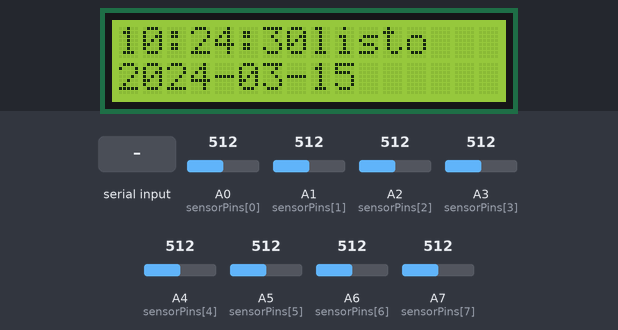
Simulated run of this sketch. Board: Arduino Mega 2560, built with avr-gcc and run on an emulated ATmega2560. Parts: 16×2 character LCD. The test bench sets the inputs (shaded band); at power-on: A0 (sensorPins[0]) = 512, A1 (sensorPins[1]) = 512, A2 (sensorPins[2]) = 512, A3 (sensorPins[3]) = 512, A4 (sensorPins[4]) = 512, A5 (sensorPins[5]) = 512, A6 (sensorPins[6]) = 512, A7 (sensorPins[7]) = 512. The local clock reads 2024-03-15 10:24:30 at power-on unless the sketch sets it; storage starts empty; what the sketch prints to the serial monitor is not drawn.

Above: at 0.2 s.
At 1.3 s:
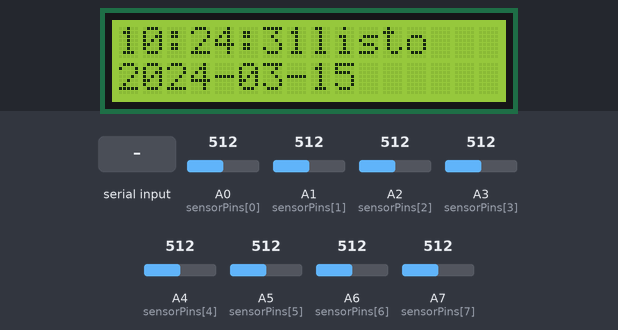
1.4 s: "SET=\n" received over Serial
At 3.5 s:
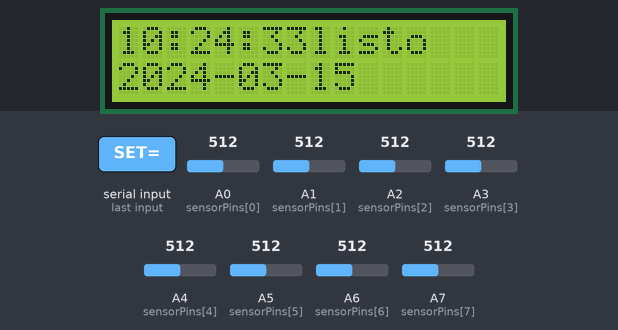
Timing chart, 0 to 5.0 s (numbered marks = the images above; inputs shaded):
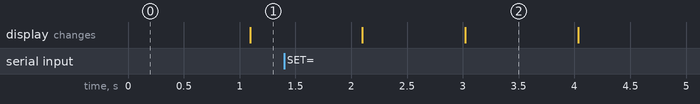

The sketch:

mega_fecha_sd_bluetooth.ino
```cpp
/*  Id;Fecha;Hora;s1…s8  → SD + envío BT (HC-05)  */
#define SET_RTC_ONCE 0
#include <Wire.h>
#include <LiquidCrystal_I2C.h>
#include <RTClib.h>
#include <SPI.h>
#include <SD.h>
#include <SoftwareSerial.h>

/* ---- Pines ---- */
const uint8_t PIN_SD_CS = 53;      // CS lector SD (Mega)
const uint8_t BT_RX_PIN = 17;      // HC-05  TX → RX17
const uint8_t BT_TX_PIN = 16;      // Mega  TX16 → RX HC-05
const uint8_t sensorPins[8] = {A0,A1,A2,A3,A4,A5,A6,A7};

/* ---- Objetos ---- */
LiquidCrystal_I2C lcd(0x27,16,2);
RTC_DS3231       rtc;
SoftwareSerial   bt(BT_RX_PIN, BT_TX_PIN);
File             todoFile;

/* ---- Variables ---- */
uint32_t rowId = 1;
const unsigned long T_MS = 1000UL;

/* ---------- utilidades ---------- */
void halt(const __FlashStringHelper* m){ lcd.clear(); lcd.print(m); while(1); }

void hdr(File& f){
  if (f.size()==0){
    f.println(F("Id;Fecha;Hora;s1;s2;s3;s4;s5;s6;s7;s8"));
    f.flush();
  }
}

void leerSensores(int16_t s[8]){ for(uint8_t i=0;i<8;i++) s[i]=analogRead(sensorPins[i]); }

void saveSample(const DateTime& t){
  int16_t s[8]; leerSensores(s);
  char line[120];
  sprintf(line,"%lu;%04u-%02u-%02u;%02u:%02u:%02u;%d;%d;%d;%d;%d;%d;%d;%d",
          rowId,t.year(),t.month(),t.day(),t.hour(),t.minute(),t.second(),
          s[0],s[1],s[2],s[3],s[4],s[5],s[6],s[7]);
  todoFile.println(line); todoFile.flush();
  Serial.println(line);   bt.println(line);
  rowId++;
}

/* --------------- SETUP --------------- */
void setup(){
  Serial.begin(9600);
  bt.begin(9600);

  lcd.init(); lcd.backlight(); lcd.print(F("Iniciando..."));
  if(!rtc.begin())       halt(F("Error RTC"));
  if(!SD.begin(PIN_SD_CS)) halt(F("Error SD"));

#if SET_RTC_ONCE
  rtc.adjust(DateTime(__DATE__,__TIME__));
#endif

  todoFile = SD.open("todo.csv", FILE_WRITE);
  if(!todoFile) halt(F("No CSV"));
  hdr(todoFile);

  for(uint8_t i=0;i<8;i++) pinMode(sensorPins[i], INPUT);

  lcd.clear(); lcd.print(F("Sistema listo"));
}

/* ---------------- LOOP ---------------- */
void loop(){
  static unsigned long t0 = 0;
  DateTime now = rtc.now();

  lcd.setCursor(0,0); lcd.print(now.timestamp(DateTime::TIMESTAMP_TIME));
  lcd.setCursor(0,1); lcd.print(now.timestamp(DateTime::TIMESTAMP_DATE));

  if(millis()-t0 >= T_MS){ t0 = millis(); saveSample(now); }

  /* -- comandos por USB o Bluetooth -- */
  if(Serial.available() || bt.available()){
    String cmd = Serial.available() ? Serial.readStringUntil('\n')
                                    : bt.readStringUntil('\n');
    cmd.trim();

    /* ---------- DESCARGA CSV ---------- */
    if(cmd.equalsIgnoreCase("SEND")){
      todoFile.flush();          // 1. vacía buffer
      todoFile.close();          // 2. cierra modo WRITE

      File f = SD.open("todo.csv", FILE_READ);   // 3. abre modo READ
      if(f){
        bt.println(F("---BEGIN CSV---"));
        while(f.available()) bt.write(f.read());
        f.close();
        bt.println(F("---END CSV---"));
      }else bt.println(F("ERROR: no se pudo abrir todo.csv"));

      todoFile = SD.open("todo.csv", FILE_WRITE); // 4. reabre para seguir
      todoFile.seek(todoFile.size());
    }

    /* ---------- AJUSTAR RELOJ ---------- */
    else if(cmd.startsWith("SET=")){
      int y,mo,d,h,mi,s;
      if(sscanf(cmd.c_str()+4,"%d-%d-%d,%d:%d:%d",&y,&mo,&d,&h,&mi,&s)==6){
        rtc.adjust(DateTime(y,mo,d,h,mi,s));
        Serial.println(F("RTC ajustado OK")); bt.println(F("RTC ajustado OK"));
      }else{
        Serial.println(F("Formato SET incorrecto")); bt.println(F("Formato SET incorrecto"));
      }
    }
  }
}
```
